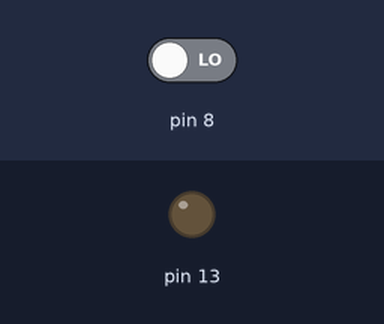
This sketch was run on a simulated Arduino Uno, built with avr-gcc and run on an emulated ATmega328P. On the bench: output pins drawn as LEDs (lit = HIGH). Inputs (shaded band) come from the test bench; at power-on: pin 8 LOW.

Above: at 1.2 s.
1.3 s: pin 8 driven HIGH
At 2.5 s:
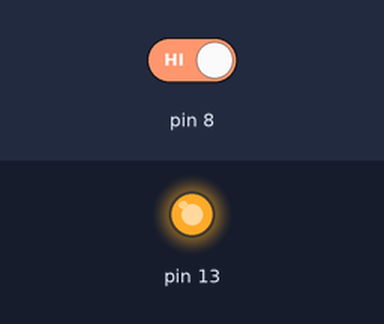
2.8 s: pin 8 driven LOW
At 3.8 s:
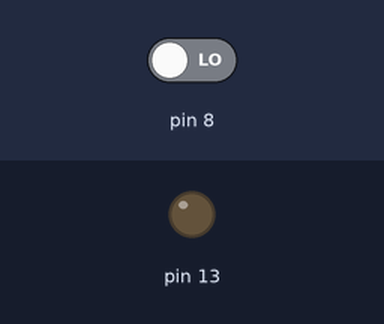
Timing chart, 0 to 5.8 s (numbered marks = the images above; inputs shaded):
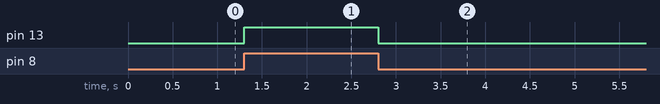

The sketch:

lab4-2.ino
```cpp
// C++ code
//
int buttonState;
void setup()
{
  pinMode(13,OUTPUT);
  pinMode(8,INPUT);
}

void loop()
{
  if(buttonState = digitalRead(8))
  {
     digitalWrite(13, HIGH);
  }
  else
  {
     digitalWrite(13, LOW);
  }
}
```

Measured:
- after the input at 1.3 s, pin 13: LOW → HIGH at once
- after the input at 2.8 s, pin 13: HIGH → LOW at once
